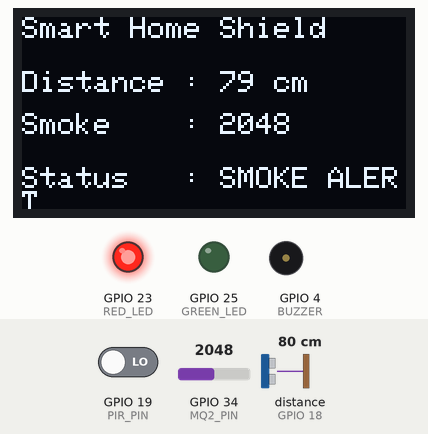
Recording of a sketch running on a simulated ESP32. On the bench: 128×64 one-colour display, output pins drawn as LEDs (lit = HIGH), buzzer (waves = sounding, pin HIGH). Wiring (from diagram.json): ultrasonic range finder: trigger GPIO 5; echo GPIO 18. Inputs (shaded band) come from the test bench; at power-on: GPIO 34 (MQ2_PIN) = 2048, distance to the obstacle (sensor on GPIO 18) 80 cm, GPIO 19 (PIR_PIN) LOW. The echo pulse lasts 58.3 µs per cm; pins used as bus, display or sensor lines are not drawn; what the sketch prints to the serial monitor is not drawn.

Above: at 2.1 s.
2.8 s: GPIO 34 (MQ2_PIN) set to 1833
At 3.92 s:
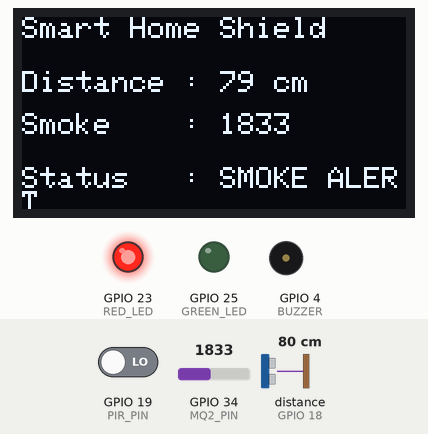
4.5 s: GPIO 34 (MQ2_PIN) set to 1762
At 5.9 s:
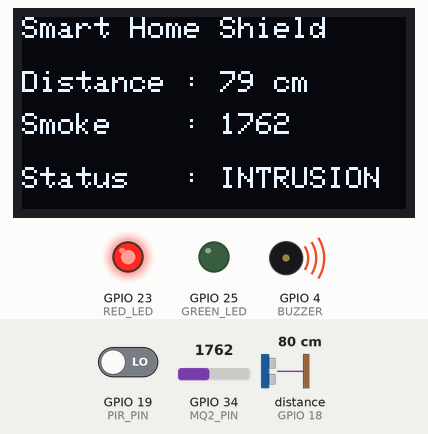
6.7 s: distance to the obstacle (sensor on GPIO 18) set to 98 cm
At 8.0 s:
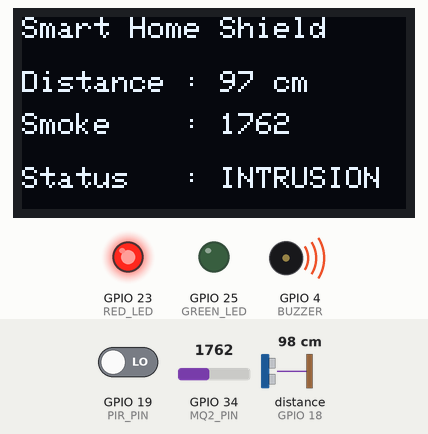
8.3 s: distance to the obstacle (sensor on GPIO 18) set to 107 cm
At 9.0 s:
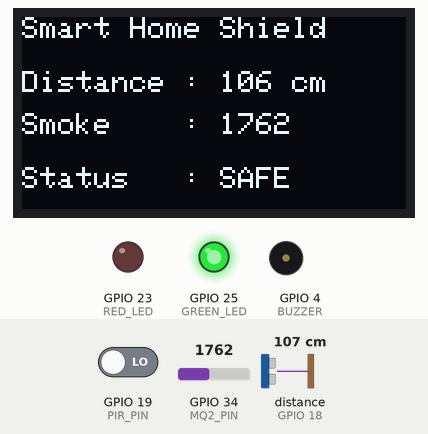
10.0 s: GPIO 19 (PIR_PIN) driven HIGH
At 10.32 s:
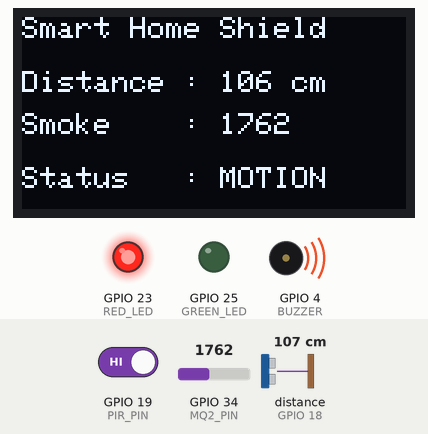
12.4 s: distance to the obstacle (sensor on GPIO 18) set to 2 cm
At 13.0 s:
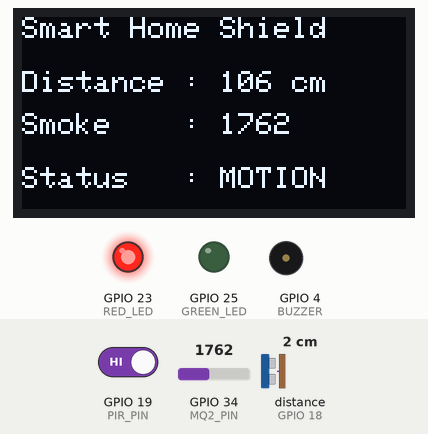
Timing chart, 0 to 15.4 s (numbered marks = the images above; inputs shaded):
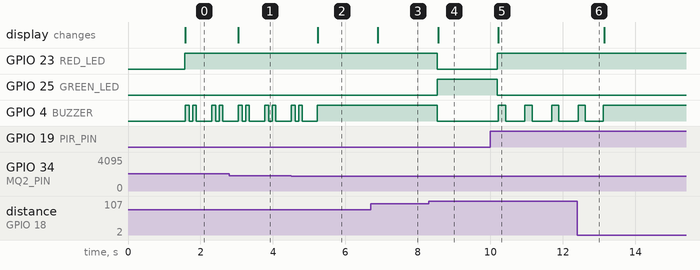

Measured:
- the behaviour switches between 1801 and 1800 on GPIO 34 (MQ2_PIN) (found by bisection; images 1 and 2)
- the behaviour switches between 101 and 102 cm on distance to the obstacle (sensor on GPIO 18) (found by bisection; images 3 and 4)
- after the input at 2.8 s, the display: changes after 0.25 s (image 1)
- after the input at 4.5 s, GPIO 4 (BUZZER): goes on until 5.2 s, then stays HIGH; the display: changes after 0.74 s (image 2)
- after the input at 6.7 s, the display: changes after 0.20 s (image 3)
- after the input at 8.3 s, GPIO 23 (RED_LED), GPIO 4 (BUZZER): HIGH → LOW after 0.23 s; GPIO 25 (GREEN_LED): LOW → HIGH after 0.23 s; the display: changes after 0.26 s (image 4)
- after the input at 10.0 s, GPIO 23 (RED_LED): LOW → HIGH after 0.20 s; GPIO 25 (GREEN_LED): HIGH → LOW after 0.20 s; GPIO 4 (BUZZER): alternates HIGH for 0.20 s and LOW for 0.53 s, starting after 0.22 s; the display: changes after 0.22 s (image 5)
- after the input at 12.4 s, GPIO 4 (BUZZER): goes on until 13.1 s, then stays HIGH

The sketch:

sketch.ino
```cpp
#include <Wire.h>
#include <Adafruit_GFX.h>
#include <Adafruit_SSD1306.h>

// ---------------- OLED Setup ----------------
#define SCREEN_WIDTH 128
#define SCREEN_HEIGHT 64
#define OLED_RESET -1
Adafruit_SSD1306 display(SCREEN_WIDTH, SCREEN_HEIGHT, &Wire, OLED_RESET);

// ---------------- Pin Definitions ----------------
#define RED_LED     23
#define GREEN_LED   25
#define BUZZER      4

#define PIR_PIN     19

#define TRIG_PIN    5
#define ECHO_PIN    18

#define MQ2_PIN     34

// ---------------- Thresholds ----------------
#define DIST_THRESHOLD 100
#define SMOKE_THRESHOLD 1800

long duration;
int distance;
int smokeLevel;
bool motionDetected;

// ---------------- Functions ----------------

int getDistance() {
  digitalWrite(TRIG_PIN, LOW);
  delayMicroseconds(2);

  digitalWrite(TRIG_PIN, HIGH);
  delayMicroseconds(10);
  digitalWrite(TRIG_PIN, LOW);

  duration = pulseIn(ECHO_PIN, HIGH);
  return duration * 0.034 / 2;
}

void showDisplay(String status) {
  display.clearDisplay();
  display.setTextSize(1);
  display.setTextColor(WHITE);

  display.setCursor(0, 0);
  display.println("Smart Home Shield");

  display.setCursor(0, 18);
  display.print("Distance : ");
  display.print(distance);
  display.println(" cm");

  display.setCursor(0, 32);
  display.print("Smoke    : ");
  display.println(smokeLevel);

  display.setCursor(0, 50);
  display.print("Status   : ");
  display.println(status);

  display.display();
}

void beep(int delayTime) {
  digitalWrite(BUZZER, HIGH);
  delay(delayTime);
  digitalWrite(BUZZER, LOW);
  delay(delayTime);
}

// ---------------- Setup ----------------
void setup() {
  pinMode(RED_LED, OUTPUT);
  pinMode(GREEN_LED, OUTPUT);
  pinMode(BUZZER, OUTPUT);

  pinMode(PIR_PIN, INPUT);

  pinMode(TRIG_PIN, OUTPUT);
  pinMode(ECHO_PIN, INPUT);

  Serial.begin(115200);

  if (!display.begin(SSD1306_SWITCHCAPVCC, 0x3C)) {
    Serial.println("OLED not found");
    while (true);
  }

  display.clearDisplay();
  display.setCursor(10, 20);
  display.println("Initializing...");
  display.display();
  delay(1500);
}

// ---------------- Loop ----------------
void loop() {

  motionDetected = digitalRead(PIR_PIN);
  distance = getDistance();
  smokeLevel = analogRead(MQ2_PIN);

  Serial.print("Distance: ");
  Serial.print(distance);
  Serial.print(" cm | Smoke: ");
  Serial.println(smokeLevel);

  digitalWrite(RED_LED, LOW);
  digitalWrite(GREEN_LED, LOW);
  digitalWrite(BUZZER, LOW);

  // ---- Smoke Priority ----
  if (smokeLevel > SMOKE_THRESHOLD) {

    digitalWrite(RED_LED, HIGH);
    showDisplay("SMOKE ALERT");

    for (int i = 0; i < 2; i++) beep(100);
  }

  // ---- Intrusion ----
  else if (distance <= DIST_THRESHOLD) {

    digitalWrite(RED_LED, HIGH);
    digitalWrite(BUZZER, HIGH);

    showDisplay("INTRUSION");
  }

  // ---- Motion ----
  else if (motionDetected) {

    digitalWrite(RED_LED, HIGH);
    showDisplay("MOTION");

    beep(200);
  }

  // ---- Safe ----
  else {

    digitalWrite(GREEN_LED, HIGH);
    showDisplay("SAFE");
  }

  delay(300);
}
```
